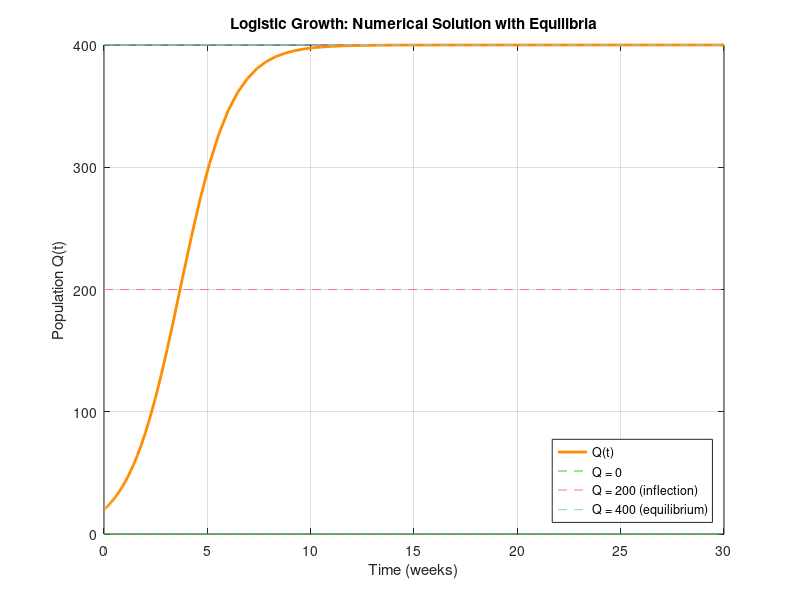

MATLAB code to generate this figure:
% QUESTION 4(a): Numerical solution for logistic model using ode45

% Define the logistic model
logistic_model = @(t, Q) 0.8 * Q * (1 - Q / 400);

% Time span and initial population
tspan = [0 30];
Q0 = 20;

% Solve using ode45
[t, Q] = ode45(logistic_model, tspan, Q0);

% Plot the solution
plot(t, Q, 'color', [1 0.55 0], 'LineWidth', 2);
hold on;

% Plot equilibrium and inflection points manually
plot([0 30], [0 0], 'color', [0.2 0.8 0.2], 'k--');            % Q = 0 (unstable)
plot([0 30], [200 200], 'color', [1 0.41 0.71],'r--');        % Inflection point
plot([0 30], [400 400], 'color', [0.53 0.81 0.92], 'g--');        % Carrying capacity

% Labels
xlabel('Time (weeks)');
ylabel('Population Q(t)');
title('Logistic Growth: Numerical Solution with Equilibria');
legend('Q(t)', 'Q = 0', 'Q = 200 (inflection)', 'Q = 400 (equilibrium)', ...
       'Location', 'southeast');
grid on;

% Set background colour to pink
set(gca, 'Color', [1 1 0.8]);   % Light yellow plot background
set(gcf, 'Color', [1 1 0.8]);
